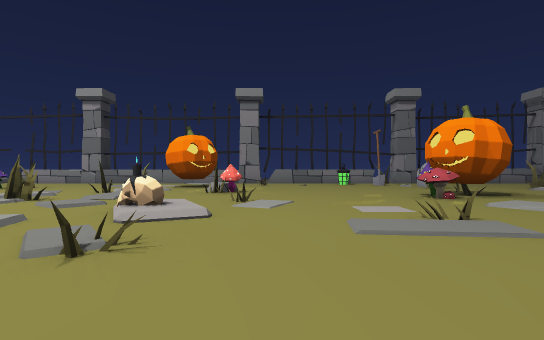
view 1 (above)

18 first-person views from a walk through a Unity game level. The camera is 1.2 m above the floor, looks level and sees 80° across. The floor is counted in squares, 2 m on a side. Each view is taken from the middle of a square. On the plan, view 1 faces up. The plan holds only what a view shows up to about 10 squares ahead; the rest is blank. The place goes on beyond the plan. The player is left out. Some animated figures are not drawn.

view 2
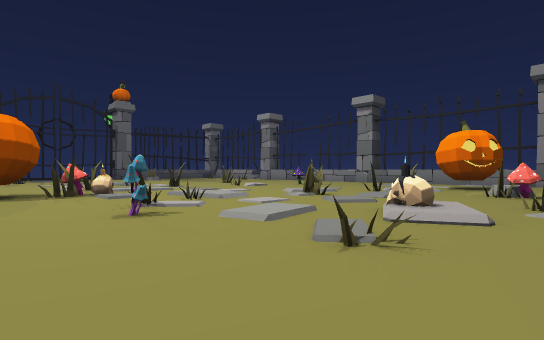

view 3
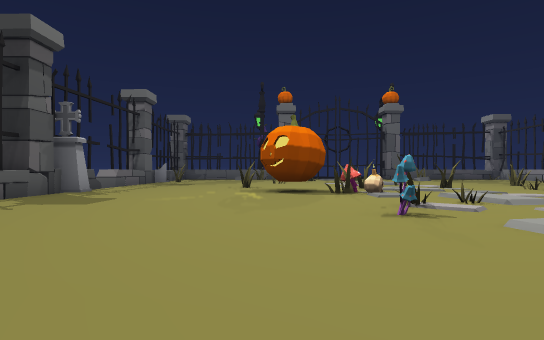

view 4
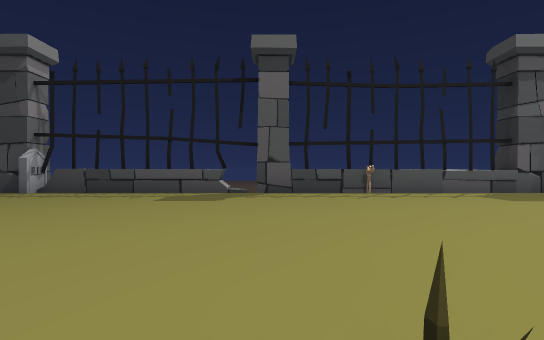

view 5
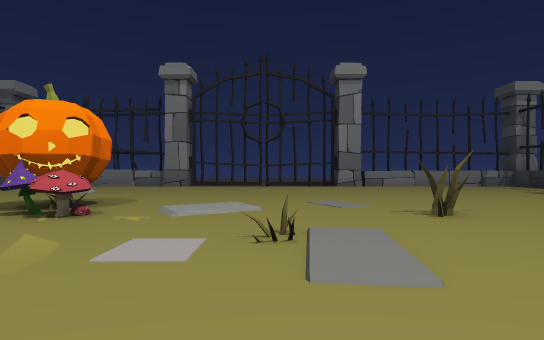

view 6
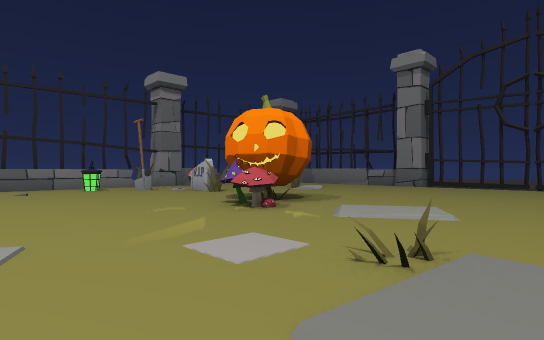

view 7
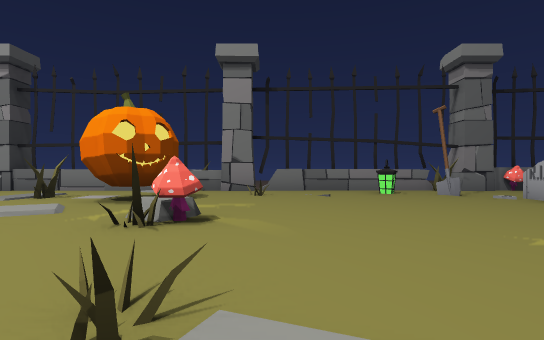

view 8
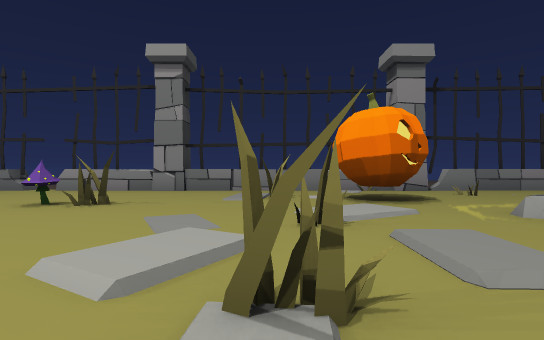

view 9
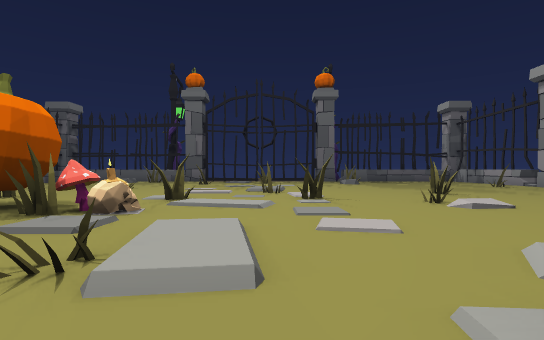

view 10
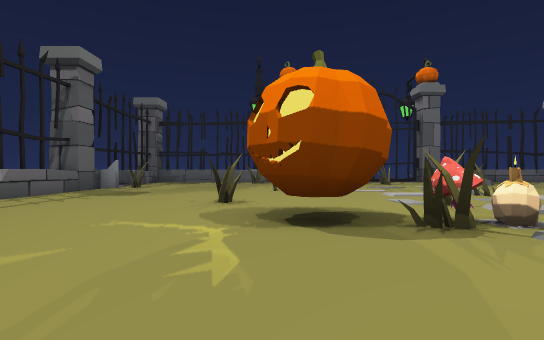

view 11
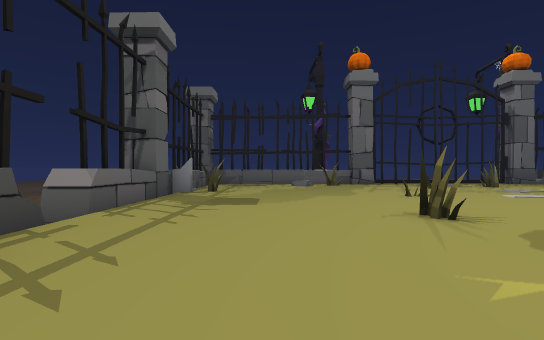

view 12
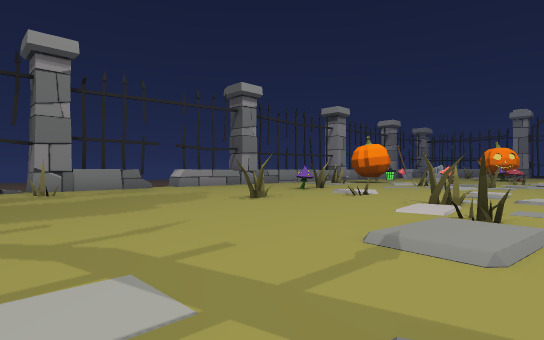

view 13
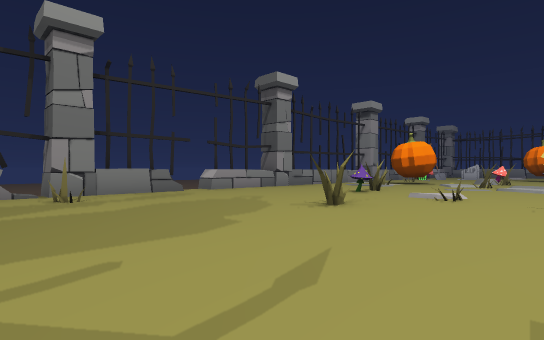

view 14
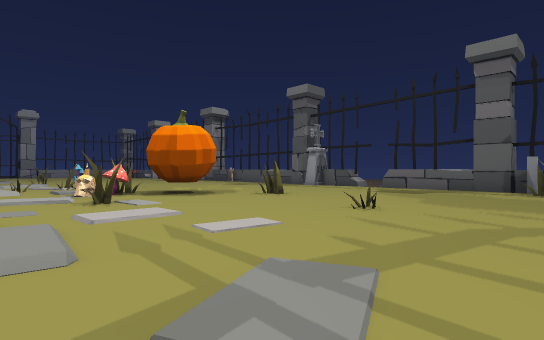

view 15
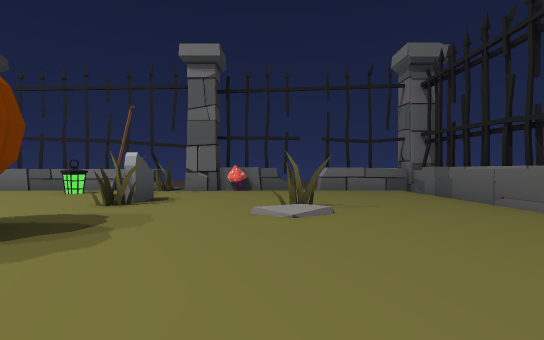

view 16
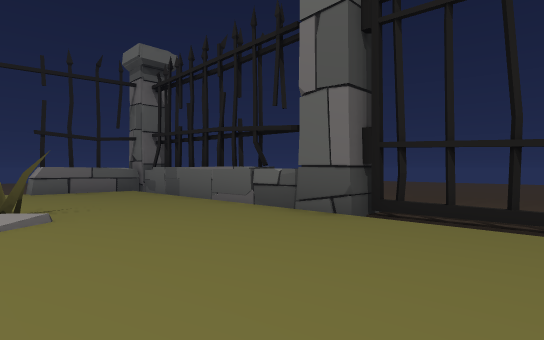

view 17
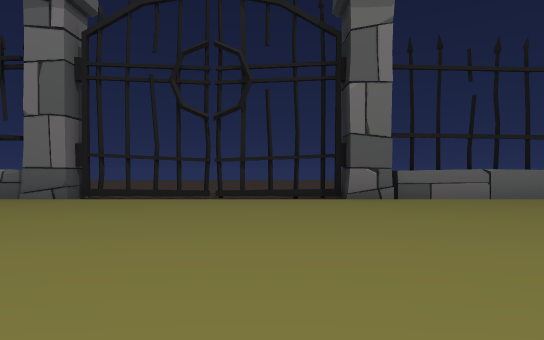

view 18
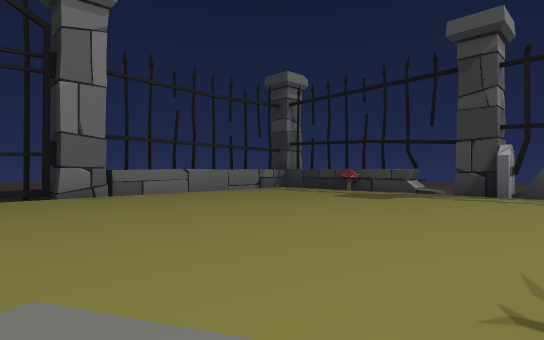

### Floor plan
Points are (right, up) in squares from view 1. A wall is a line through its corners. A room is listed if a view was taken in it or the views show most of it. See-through windows are left out.
Room 1 (views 1, 2, 3, 4, 5, 6, 7, 8, 9, 10, 11, 12, 13, 14, 15, 16, 17, 18)
walls: (-1.5, -5.7) (-0.5, -5.7); (0.4, -5.7) (4.5, -5.7); (-3.5, 14.4) (-4.1, 14.4); (-2.5, 14.4) (-3.4, 14.4); (-4.5, 14.4) (-9.8, 14.4); (-0.5, 14.4) (-2.4, 14.4); (-8.5, -5.7) (-2.4, -5.7); (-7.6, 15) (-7.6, 14.3); (-9.9, 14.4) (-11.3, 14.4); (4.6, 14.4) (0.1, 14.4); (5.5, -5.7) (6.5, -5.7); (-11.8, -5.7) (-11.8, -6.5); (-12.3, 14.4) (-15.4, 14.4); (7.5, -6.4) (7.5, -5.7) (9.5, -5.7); (11.8, 0.4) (11.8, 1.4); (12, 6.9) (12, 15); (8.2, 14.4) (5.5, 14.4); (8.5, 14.7) (7.8, 14.7); (-15.4, -5.7) (-12, -5.7) (-12, -6.4); (12.5, 7.3) (12, 7.3) (12, 7.8); (12, -3.1) (12, 4.3); (12.6, 14.4) (9.5, 14.4)
low walls: (12, 4.4) (12, 5)
ways out: opening at (-12, 15); opening at (5, 15); opening at (9, 15); gap at (-16, 15); gap at (-11, 15); gap at (0, 15)
objects: other object (-16, -5); other object (-15, 13); other object (-14, 0); other object (-13, 5); other object (-12, 9); other object (-11, -1); other object (-11, 3); other object (-11, 6); other object (-10, 0) to (-9, 1); other object (-10, 8); tombstone (-9, -6); mushroom (-9, 2); other object (-9, 3) to (-8, 3); mushroom (-9, 11); other object (-8, 2); other object (-8, 11); other object (-6, 4); other object (-5, 2); other object (-5, 6); other object (-5, 12); other object (-4, -5); mushroom (-4, 2); other object (-4, 8); other object (-3, 11) to (-2, 12); other object (-2, 4) to (-2, 5); other object (-2, 14); other object (-1, 2); other object (-1, 9); mushroom (-1, 10); other object (0, 6); other object (0, 13); other object (2, 4); other object (3, 13); other object (4, 1) to (4, 2); mushroom (4, 7); mushroom (4, 8); shovel (4, 13); tombstone (5, -6); other object (5, 7) to (5, 8); tombstone (5, 11) to (6, 12); other object (5, 14); mushroom (7, 14); other object (8, 10)

Where each view was taken, in squares from view 1:
view 1: 0 up, 0 right, facing up
view 2: 0 up, 0 right, facing up-left
view 3: 0 up, 0 right, facing left
view 4: 3 up, 1 left, facing down
view 5: 4 up, 1 left, facing right
view 6: 3 up, 0 right, facing up-right
view 7: 5 up, 0 right, facing up
view 8: 5 up, 5 left, facing up
view 9: 5 up, 4 left, facing left
view 10: 0 up, 5 left, facing left
view 11: 3 down, 7 left, facing left
view 12: 4 up, 17 left, facing up-right
view 13: 6 up, 17 left, facing up-right
view 14: 5 up, 17 left, facing down-right
view 15: 5 up, 8 right, facing up
view 16: 5 up, 8 right, facing up-right
view 17: 3 up, 5 right, facing right
view 18: 3 up, 4 right, facing down-right
